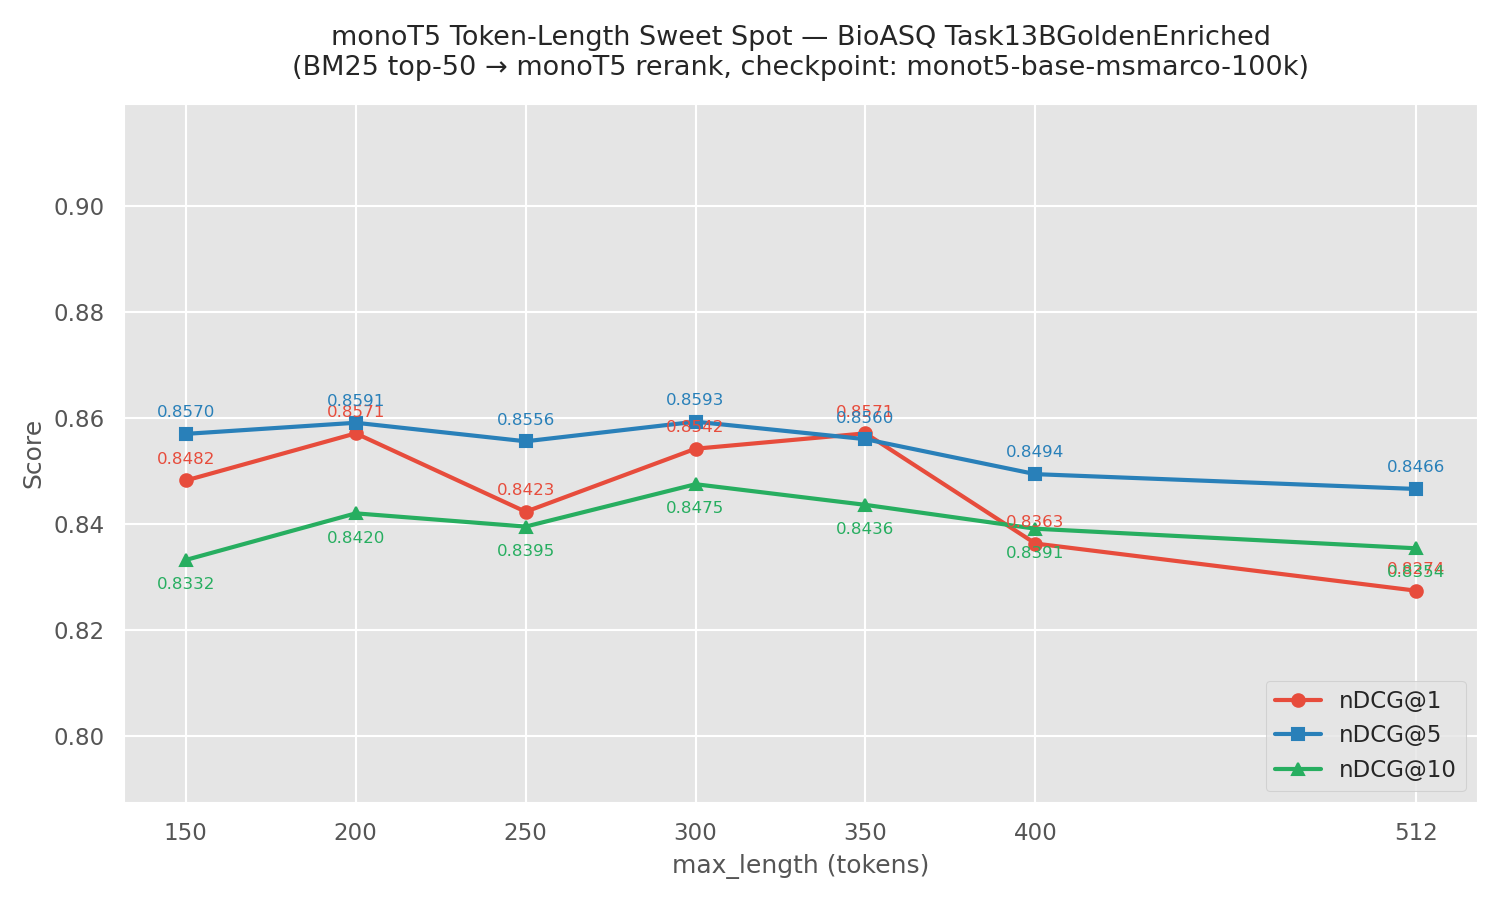

This figure's Python source:
"""
monoT5 token-length sweet spot analysis on BioASQ Task13BGoldenEnriched test set.

Evaluates monoT5 at max_length ∈ {150, 200, 250, 300, 350, 400, 512} and reports
nDCG@1, nDCG@5, nDCG@10. Produces a line plot and a formatted table.

Pipeline:
  1. BM25 retrieval via pre-built Lucene index (no rebuild)
  2. Retrieve top-50 candidates per query
  3. Rerank with monoT5 at each token budget
  4. Evaluate nDCG@1, nDCG@5, nDCG@10

Usage:
    cd /home/oussama/Desktop/reranking_project
    /home/oussama/miniconda3/envs/pyml/bin/python token_sweet_spot/monot5_token_sweet_spot.py
"""

import json
import os
import time
from pathlib import Path

os.environ.setdefault("PYTORCH_CUDA_ALLOC_CONF", "expandable_segments:True")
os.environ["JAVA_HOME"] = "/usr/lib/jvm/java-21-openjdk-amd64"
os.environ["PATH"] = "/usr/lib/jvm/java-21-openjdk-amd64/bin:" + os.environ.get("PATH", "")

import matplotlib
matplotlib.use("Agg")
import matplotlib.pyplot as plt
import seaborn as sns

import torch
import ir_measures
from ir_measures import nDCG, ScoredDoc, Qrel
from pyserini.search.lucene import LuceneSearcher
from transformers import T5ForConditionalGeneration, AutoTokenizer
from tqdm import tqdm

# ── Config ────────────────────────────────────────────────────────────────────

LUCENE_INDEX = "data/bm25_indexing_full/corpus_full/lucene_index"
QUERIES_FILE = Path("data/bioasq/raw/Task13BGoldenEnriched/queries_full.jsonl")
QRELS_FILE   = Path("data/bioasq/raw/Task13BGoldenEnriched/qrels.tsv")

CHECKPOINT  = Path("checkpoints/monot5-base-msmarco-100k")
OUT_DIR     = Path("token_sweet_spot")

TOKEN_LENGTHS = [150, 200, 250, 300, 350, 400, 512]
METRICS       = [nDCG @ 1, nDCG @ 5, nDCG @ 10]
METRIC_LABELS = {str(nDCG @ 1): "nDCG@1", str(nDCG @ 5): "nDCG@5", str(nDCG @ 10): "nDCG@10"}

BM25_TOP_K = 50
BATCH_SIZE = 32

TOKEN_TRUE  = "▁true"
TOKEN_FALSE = "▁false"

# ── Setup ─────────────────────────────────────────────────────────────────────

OUT_DIR.mkdir(parents=True, exist_ok=True)

device = torch.device("cuda" if torch.cuda.is_available() else "cpu")
print(f"Device: {device}")
if device.type == "cuda":
    print(f"GPU: {torch.cuda.get_device_name(0)}")

# ── Load queries and qrels ────────────────────────────────────────────────────

print("\nLoading queries …")
queries = {}
with QUERIES_FILE.open() as f:
    for line in f:
        q = json.loads(line)
        queries[q["_id"]] = q["text"]
print(f"  {len(queries):,} queries")

print("Loading qrels …")
qrels = []
with QRELS_FILE.open() as f:
    next(f)
    for line in f:
        parts = line.strip().split("\t")
        if len(parts) == 3:
            qid, doc_id, score = parts
        elif len(parts) == 4:
            qid, _, doc_id, score = parts
        else:
            continue
        qrels.append(Qrel(qid, doc_id, int(score)))
print(f"  {len(qrels):,} qrel entries")

# ── BM25 retrieval via Lucene index ───────────────────────────────────────────

print(f"\nLoading Lucene index from {LUCENE_INDEX} …")
searcher = LuceneSearcher(LUCENE_INDEX)
searcher.set_bm25(k1=0.9, b=0.4)
print("  Searcher ready.")

print(f"\nRetrieving BM25 top-{BM25_TOP_K} for {len(queries):,} queries …")
bm25_candidates = {}
for qid, qtext in tqdm(queries.items(), desc="BM25"):
    hits = searcher.search(qtext, k=BM25_TOP_K)
    candidates = []
    for hit in hits:
        raw = json.loads(searcher.doc(hit.docid).raw())
        candidates.append((hit.docid, raw["contents"]))
    bm25_candidates[qid] = candidates

# ── Load monoT5 ───────────────────────────────────────────────────────────────

print(f"\nLoading monoT5 from {CHECKPOINT} …")
tokenizer = AutoTokenizer.from_pretrained(str(CHECKPOINT))
model = T5ForConditionalGeneration.from_pretrained(
    str(CHECKPOINT),
    torch_dtype=torch.bfloat16 if device.type == "cuda" else torch.float32,
).to(device).eval()

true_id  = tokenizer.convert_tokens_to_ids(TOKEN_TRUE)
false_id = tokenizer.convert_tokens_to_ids(TOKEN_FALSE)
print(f"  true_id={true_id}  false_id={false_id}")


# ── Reranking helpers ─────────────────────────────────────────────────────────

def score_batch(query: str, passages: list[str], max_length: int) -> list[float]:
    inputs = [f"Query: {query} Document: {p} Relevant:" for p in passages]
    enc = tokenizer(
        inputs, padding=True, truncation=True,
        max_length=max_length, return_tensors="pt",
    ).to(device)
    decoder_input = torch.zeros((len(inputs), 1), dtype=torch.long, device=device)
    with torch.no_grad():
        logits = model(
            input_ids=enc["input_ids"],
            attention_mask=enc["attention_mask"],
            decoder_input_ids=decoder_input,
        ).logits  # (batch, 1, vocab)
    probs = torch.softmax(logits[:, 0, [true_id, false_id]], dim=-1)
    return probs[:, 0].cpu().tolist()


def rerank(query: str, candidates: list, max_length: int) -> list:
    all_scores = []
    for i in range(0, len(candidates), BATCH_SIZE):
        batch = candidates[i : i + BATCH_SIZE]
        all_scores.extend(score_batch(query, [p for _, p in batch], max_length))
    ranked = sorted(zip(candidates, all_scores), key=lambda x: x[1], reverse=True)
    return [(doc_id, score) for (doc_id, _), score in ranked]


# ── Sweep over token lengths ──────────────────────────────────────────────────

results   = {}  # max_length → {metric_label: score}
timings   = {}  # max_length → seconds (reranking only)

for max_len in TOKEN_LENGTHS:
    print(f"\n{'='*55}")
    print(f"  max_length = {max_len}")
    print(f"{'='*55}")

    run = []
    t0  = time.perf_counter()
    for qid, qtext in tqdm(queries.items(), desc=f"monoT5 [{max_len}]"):
        ranked = rerank(qtext, bm25_candidates[qid], max_len)
        for doc_id, score in ranked:
            run.append(ScoredDoc(qid, doc_id, score=score))
    elapsed = time.perf_counter() - t0
    timings[max_len] = elapsed

    agg = ir_measures.calc_aggregate(METRICS, qrels, run)
    scores = {METRIC_LABELS[str(m)]: round(v, 4) for m, v in agg.items()}
    results[max_len] = scores

    print(f"  nDCG@1={scores['nDCG@1']}  nDCG@5={scores['nDCG@5']}  nDCG@10={scores['nDCG@10']}  time={elapsed:.1f}s")

# ── Print table ───────────────────────────────────────────────────────────────

col_w = 10
sep = "─" * (col_w + col_w * 3 + col_w + 2)

print(f"\n{sep}")
print(f"  monoT5 Token-Length Sweet Spot  —  BioASQ Task13BGoldenEnriched")
print(f"{sep}")
print(f"  {'Tokens':<{col_w}}{'nDCG@1':>{col_w}}{'nDCG@5':>{col_w}}{'nDCG@10':>{col_w}}{'Time (s)':>{col_w}}")
print(f"  {'------':<{col_w}}{'------':>{col_w}}{'------':>{col_w}}{'-------':>{col_w}}{'--------':>{col_w}}")
for max_len, scores in results.items():
    print(
        f"  {max_len:<{col_w}}"
        f"{scores['nDCG@1']:>{col_w}.4f}"
        f"{scores['nDCG@5']:>{col_w}.4f}"
        f"{scores['nDCG@10']:>{col_w}.4f}"
        f"{timings[max_len]:>{col_w}.1f}"
    )
print(f"{sep}\n")

# ── Save table to TSV ─────────────────────────────────────────────────────────

tsv_path = OUT_DIR / "monot5_token_sweet_spot.tsv"
with tsv_path.open("w") as f:
    f.write("max_length\tnDCG@1\tnDCG@5\tnDCG@10\ttime_s\n")
    for max_len, scores in results.items():
        f.write(
            f"{max_len}\t{scores['nDCG@1']}\t{scores['nDCG@5']}\t{scores['nDCG@10']}"
            f"\t{timings[max_len]:.1f}\n"
        )
print(f"Table saved → {tsv_path}")

# ── Plot ──────────────────────────────────────────────────────────────────────

sns.set_theme(style="darkgrid")
plt.style.use("ggplot")

token_lens  = list(results.keys())
ndcg1_vals  = [results[t]["nDCG@1"]  for t in token_lens]
ndcg5_vals  = [results[t]["nDCG@5"]  for t in token_lens]
ndcg10_vals = [results[t]["nDCG@10"] for t in token_lens]

fig, ax = plt.subplots(figsize=(10, 6))

ax.plot(token_lens, ndcg1_vals,  marker="o", linewidth=2, label="nDCG@1",  color="#e74c3c")
ax.plot(token_lens, ndcg5_vals,  marker="s", linewidth=2, label="nDCG@5",  color="#2980b9")
ax.plot(token_lens, ndcg10_vals, marker="^", linewidth=2, label="nDCG@10", color="#27ae60")

for x, y1, y5, y10 in zip(token_lens, ndcg1_vals, ndcg5_vals, ndcg10_vals):
    ax.annotate(f"{y1:.4f}",  (x, y1),  textcoords="offset points", xytext=(0,  8), ha="center", fontsize=8, color="#e74c3c")
    ax.annotate(f"{y5:.4f}",  (x, y5),  textcoords="offset points", xytext=(0,  8), ha="center", fontsize=8, color="#2980b9")
    ax.annotate(f"{y10:.4f}", (x, y10), textcoords="offset points", xytext=(0, -14), ha="center", fontsize=8, color="#27ae60")

ax.set_title(
    "monoT5 Token-Length Sweet Spot — BioASQ Task13BGoldenEnriched\n"
    f"(BM25 top-{BM25_TOP_K} → monoT5 rerank, checkpoint: monot5-base-msmarco-100k)",
    fontsize=13, pad=14,
)
ax.set_xlabel("max_length (tokens)", fontsize=12)
ax.set_ylabel("Score", fontsize=12)
ax.set_xticks(token_lens)
ax.legend(fontsize=11, loc="lower right")
ax.set_ylim(
    min(ndcg1_vals + ndcg5_vals + ndcg10_vals) - 0.04,
    max(ndcg1_vals + ndcg5_vals + ndcg10_vals) + 0.06,
)

plt.tight_layout()
plot_path = OUT_DIR / "monot5_token_sweet_spot.png"
plt.savefig(plot_path, dpi=150)
plt.close()
print(f"Plot  saved → {plot_path}")

# ── Timing bar chart ──────────────────────────────────────────────────────────

time_vals = [timings[t] for t in token_lens]

fig, ax = plt.subplots(figsize=(10, 5))

bars = ax.bar(
    [str(t) for t in token_lens],
    time_vals,
    color="#8e44ad",
    alpha=0.85,
    width=0.55,
)

for bar, val in zip(bars, time_vals):
    ax.text(
        bar.get_x() + bar.get_width() / 2,
        bar.get_height() + max(time_vals) * 0.01,
        f"{val:.1f}s",
        ha="center", va="bottom", fontsize=10, fontweight="bold", color="#8e44ad",
    )

ax.set_xlabel("max_length (tokens)", fontsize=12)
ax.set_ylabel("Reranking time (seconds)", fontsize=12)
ax.set_title(
    "monoT5 Reranking Time per Token Budget — BioASQ Task13BGoldenEnriched\n"
    f"({len(queries):,} queries × BM25 top-{BM25_TOP_K} candidates, batch_size={BATCH_SIZE})",
    fontsize=13, pad=12,
)
ax.set_ylim(0, max(time_vals) * 1.15)

plt.tight_layout()
time_plot_path = OUT_DIR / "monot5_token_sweet_spot_time.png"
plt.savefig(time_plot_path, dpi=150)
plt.close()
print(f"Plot  saved → {time_plot_path}")
print("\nDone.")
